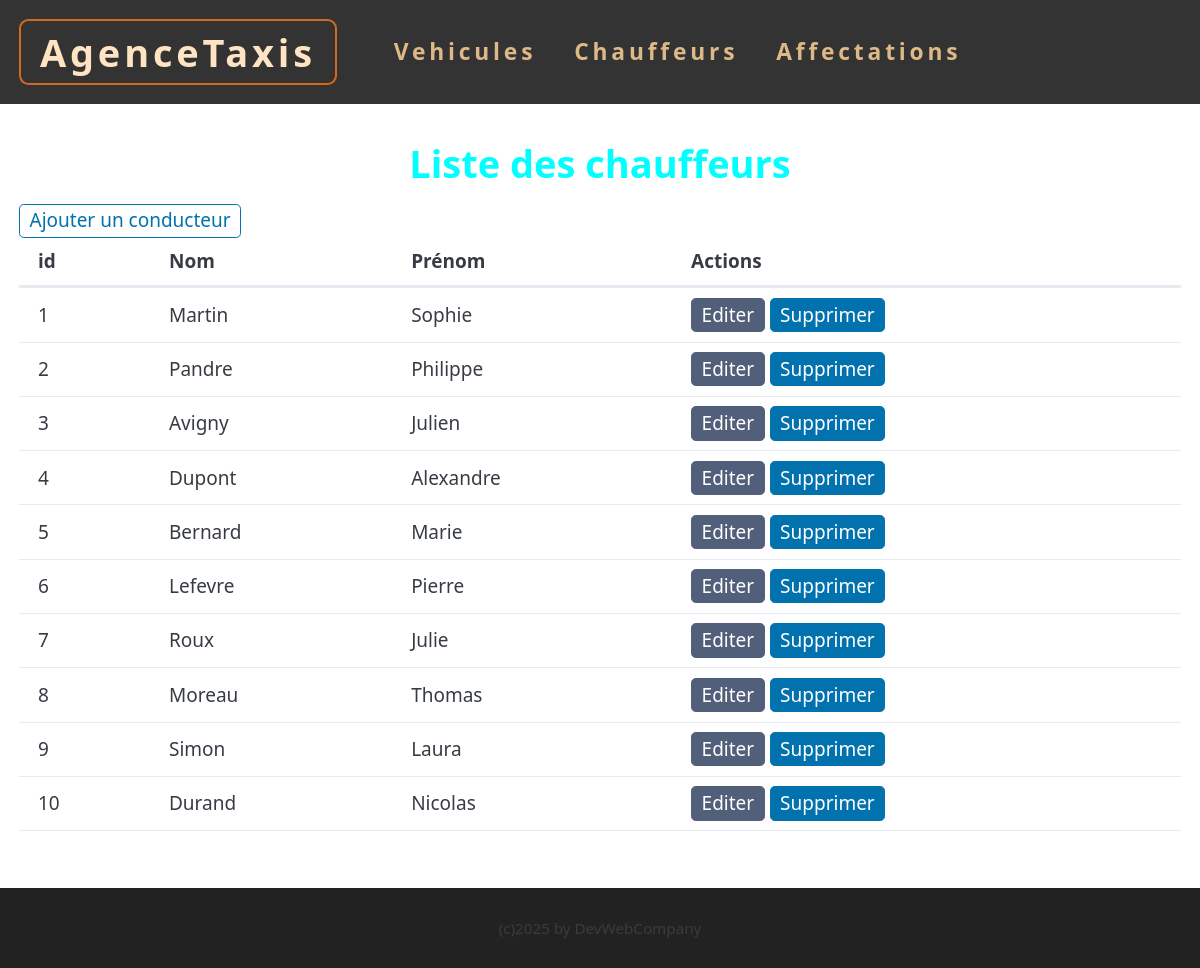
Screenshot of /driver/list-driver.php with the database file from the repository.
### tables this page shows
CREATE TABLE `conducteur` (
  `id_conducteur` int(11) NOT NULL AUTO_INCREMENT,
  `nom` varchar(50) NOT NULL,
  `prenom` varchar(50) NOT NULL,
  PRIMARY KEY (`id_conducteur`)
);

### driver/list-driver.php (called while the page is built)
<?php
include '../fonctions.php';
require '../connexiondb.php';
$driverArray = listerConducteurs($pdo);
include PATH_PROJECT . "/views/driver/list-driver-view.php";
?>

### fonctions.php (called while the page is built, shortened)
<?php
function listerConducteurs($pdo)
{
    $sql = "SELECT * FROM conducteur";
    $stmt = $pdo->prepare($sql);
    $stmt->execute();
    $conducteurs = $stmt->fetchAll();
    return $conducteurs;
}
?>

### views/driver/list-driver-view.php (the view, shortened to what this page needs)
<?php include PATH_PROJECT . "/views/partials/head.php"; ?>
<h1 style="text-align: center; color: aqua">Liste des chauffeurs</h1>
<div style="margin: 1rem">
    <a href="<?= WEB_ROOT . "/driver/add-driver.php" ?>" role="button" class="outline">Ajouter un
        conducteur</a>
    <?php if (!empty($driverArray)) { ?>
        <table>
            <thead>
                <tr>
                    <th>id</th>
                    <th>Nom</th>
                    <th>Prénom</th>
                    <th>Actions</th>
                </tr>
            </thead>
            <tbody>
                <?php foreach ($driverArray as $driver): ?>
                    <tr>
                        <td><?= $driver['id_conducteur'] ?></td>
                        <td><?= $driver['nom'] ?></td>
                        <td><?= $driver['prenom'] ?></td>
                        <td><a href="<?= WEB_ROOT . "/driver/edit-driver.php" . "?id=" . $driver['id_conducteur'] ?>"
                                role="button" class="secondary">Editer</a>
                            <a href="<?= WEB_ROOT . "/driver/del-driver.php" . "?id=" . $driver['id_conducteur'] ?>"
                                role="button"
                                onclick="return confirm('Etes vous certain de vouloir supprimer ce conducteur ?');">Supprimer</a>
                        </td>
                    </tr>
                <?php endforeach ?>
            </tbody>
        </table>
    <?php } else { ?>
        <p class="empty">Aucun conducteur est disponible.</p>
    <?php } ?>
</div>
<?php include PATH_PROJECT . "/views/partials/tail.php"; ?>

### assets/css/style.css (style rules this page uses)
[role=button] { padding: 0.1rem 0.5rem; }
body { min-height: 100vh; }

### rows the page displays
conducteur: id_conducteur "1", nom "Martin", prenom "Sophie"
conducteur: id_conducteur "2", nom "Pandre", prenom "Philippe"
conducteur: id_conducteur "3", nom "Avigny", prenom "Julien"
conducteur: id_conducteur "4", nom "Dupont", prenom "Alexandre"
conducteur: id_conducteur "5", nom "Bernard", prenom "Marie"
conducteur: id_conducteur "6", nom "Lefevre", prenom "Pierre"
conducteur: id_conducteur "7", nom "Roux", prenom "Julie"
conducteur: id_conducteur "8", nom "Moreau", prenom "Thomas"
conducteur: id_conducteur "9", nom "Simon", prenom "Laura"
conducteur: id_conducteur "10", nom "Durand", prenom "Nicolas"
